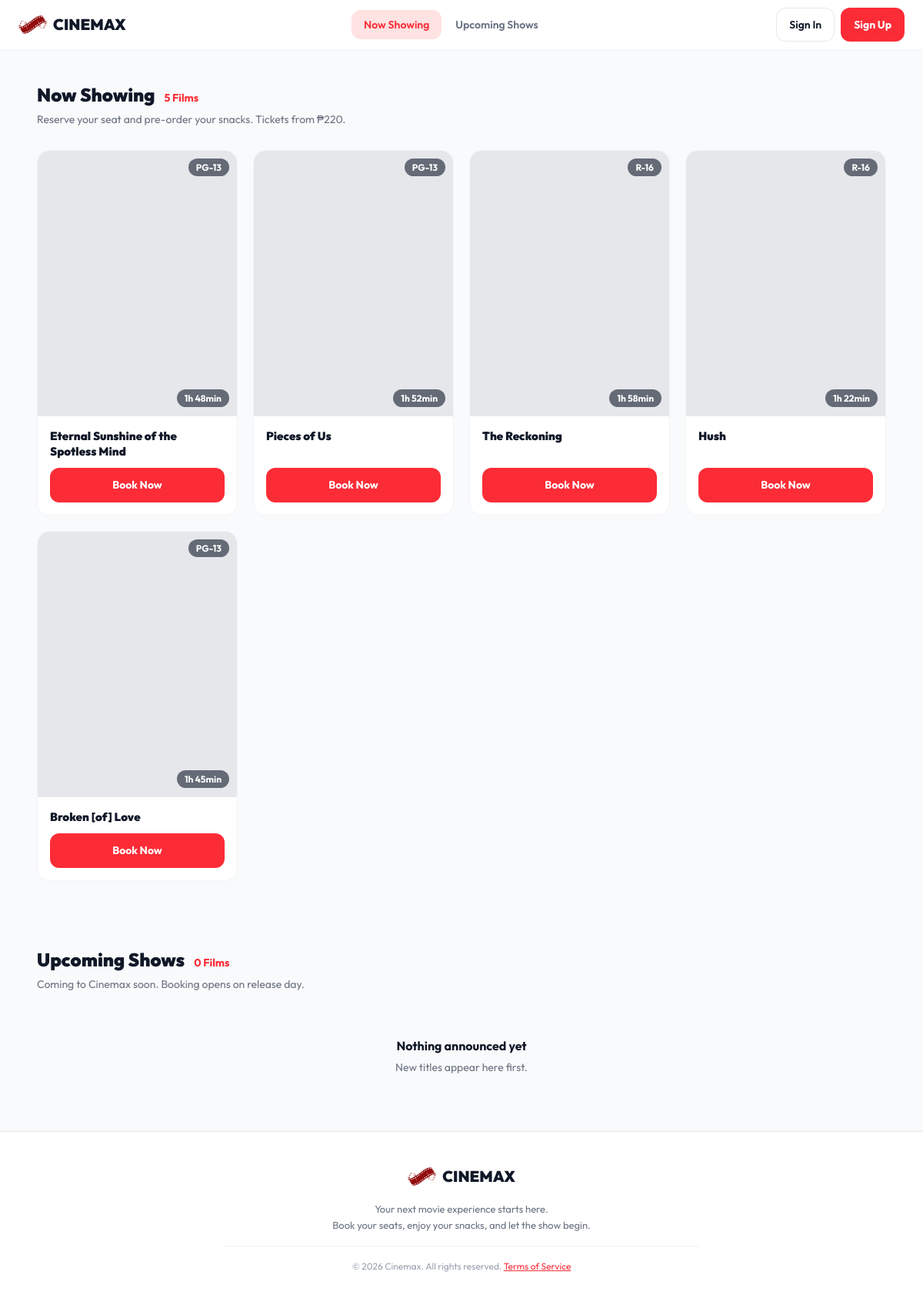
The page / on the database its author committed.
### tables this page shows
CREATE TABLE movies (
  id               INT UNSIGNED NOT NULL AUTO_INCREMENT,
  slug             VARCHAR(120) NOT NULL,
  title            VARCHAR(150) NOT NULL,
  genre            VARCHAR(100) NOT NULL,
  duration_minutes SMALLINT UNSIGNED NOT NULL,
  rating           ENUM('G', 'PG', 'PG-13', 'R-13', 'R-16', 'R-18') NOT NULL,
  price            INT UNSIGNED NOT NULL,         
  status           ENUM('now_showing', 'upcoming') NOT NULL,
  opens_on         DATE NULL,
  ends_on          DATE NULL,
  poster_path      VARCHAR(255) NULL,             
  is_active        TINYINT(1) NOT NULL DEFAULT 1,  
  created_at       DATETIME NOT NULL DEFAULT CURRENT_TIMESTAMP,
  PRIMARY KEY (id),
  UNIQUE KEY uq_movies_slug (slug),
  KEY idx_movies_listing (is_active, status)
);

### includes/helpers.php (called while the page is built, shortened)
<?php
function config(string $key, $default = null)
{
    static $settings = null;
    if ($settings === null) {
        $settings = require APP_ROOT . '/config/config.php';
    }
    $value = $settings;
    foreach (explode('.', $key) as $part) {
        $value = $value[$part];
    }
    return $value;
}
function app_path(): string
{
    $path = (string) parse_url((string) config('app_url'), PHP_URL_PATH);
    return rtrim($path, '/');
}
function url(string $path = ''): string
{
    return app_path() . '/' . ltrim($path, '/');
}
function asset(string $path): string
{
    $file = APP_ROOT . '/' . ltrim($path, '/');
    $version = is_file($file) ? (string) filemtime($file) : '1';
    return url($path) . '?v=' . $version;
}
function e($value): string
{
    return htmlspecialchars((string) $value, ENT_QUOTES | ENT_SUBSTITUTE | ENT_HTML5, 'UTF-8');
}
function peso(int $amount): string
{
    return "\u{20B1}" . number_format($amount);
}
function count_label(int $count, string $one, string $many): string
{
    return number_format($count) . ' ' . ($count === 1 ? $one : $many);
}
function duration_tag(int $minutes): string
{
    $hours = intdiv($minutes, 60);
    $rest = $minutes % 60;
    $parts = [];
    if ($hours > 0) {
        $parts[] = $hours . 'h';
    }
    if ($rest > 0 || $hours === 0) {
        $parts[] = $rest . 'min';
    }
    return implode(' ', $parts);
}
function today(): string
{
    return date('Y-m-d');
}

### config/config.php (called while the page is built)
<?php
return [
    'app_url' => 'http://localhost/cinemax',
    'debug' => false,
    'db' => [
        'host' => '127.0.0.1',
        'port' => 3306,
        'name' => 'cinemax',
        'user' => 'cinemax_app',
        'pass' => '3ab3c4b2fb81091acf7fb937615b68cf7e2151ee2bd50f46',
    ],
    'paymongo' => [
        'secret_key' => 'sk_live_d9NZn7B17miVGpjwnrJfjVRL',
        'public_key' => 'pk_live_zgXobEUNCpFgSgaDB1DBNbup',
        'webhook_secret' => '',
        'payment_methods' => ['qrph', 'gcash', 'card'],
    ],
    'booking_hold_minutes' => 10,
];

### includes/db.php (called while the page is built, shortened)
<?php
function db(): PDO
{
    $dsn = sprintf(
        'mysql:host=%s;port=%d;dbname=%s;charset=utf8mb4',
        (string) config('db.host', '127.0.0.1'),
        (int) config('db.port', 3306),
        (string) config('db.name', 'cinemax')
    );
    $pdo = new PDO($dsn, (string) config('db.user'), (string) config('db.pass'), [
        PDO::ATTR_ERRMODE            => PDO::ERRMODE_EXCEPTION,
        PDO::ATTR_DEFAULT_FETCH_MODE => PDO::FETCH_ASSOC,
        PDO::ATTR_EMULATE_PREPARES   => false,
        PDO::ATTR_STRINGIFY_FETCHES  => false,
        PDO::MYSQL_ATTR_MULTI_STATEMENTS => false,
    ]);
    $pdo->exec("SET time_zone = '+08:00'");
    $pdo->exec("SET SESSION sql_mode = 'STRICT_ALL_TABLES,NO_ZERO_IN_DATE,NO_ZERO_DATE,ERROR_FOR_DIVISION_BY_ZERO,NO_ENGINE_SUBSTITUTION'");
    return $pdo;
}
function db_query(string $sql, array $params = []): PDOStatement
{
    $statement = db()->prepare($sql);
    $statement->execute();
    return $statement;
}
function db_all(string $sql, array $params = []): array
{
    return db_query($sql, $params)->fetchAll();
}

### includes/movies.php (called while the page is built, shortened)
<?php
function movie_booking_window(array $movie): ?array
{
    $today = today();
    $opens = $movie['opens_on'] ?? null;
    $to = $movie['ends_on'] ?? null;
    if ($to === null) {
        $to = (new DateTimeImmutable($today))->modify('+' . OPEN_ENDED_BOOKING_DAYS . ' days')->format('Y-m-d');
    }
    return ['from' => $today, 'to' => $to];
}
function movie_listing_state(array $movie): string
{
    if (movie_booking_window($movie) !== null) {
        return 'showing';
    }
    return 'ended';
}
function listing_movies(): array
{
    $lists = ['showing' => [], 'soon' => []];
    foreach (db_all('SELECT * FROM movies WHERE is_active = 1 ORDER BY id') as $movie) {
        $state = movie_listing_state($movie);
        if (isset($lists[$state])) {
            $lists[$state][] = $movie;
        }
    }
    usort($lists['soon'], static function (array $a, array $b): int {
        return strcmp((string) $a['opens_on'], (string) $b['opens_on']);
    });
    return $lists;
}
function poster_url(array $movie): string
{
    $path = (string) ($movie['poster_path'] ?? '');
    if ($path !== '' && preg_match('~^assets/img/posters/[A-Za-z0-9._-]+$~', $path) && is_file(APP_ROOT . '/' . $path)) {
        return asset($path);
    }
    return asset('assets/img/poster-placeholder.svg');
}

### index.php (the view, shortened to what this page needs)
<?php
$lists = listing_movies();
$showing = $lists['showing'];
$soon = $lists['soon'];
$lowestPrice = null;
foreach ($showing as $movie) {
    $price = (int) $movie['price'];
    if ($lowestPrice === null || $price < $lowestPrice) {
        $lowestPrice = $price;
    }
}
$eagerPosters = 4;
$posterCount = 0;
render_head('Cinemax');
render_header(['home' => true, 'current' => 'now-showing']);
?>
  <main>
    <section class="section" id="now-showing">
      <div class="section-title-row">
        <h2 class="section-title">Now Showing</h2>
        <span class="film-count" id="showing-count"><?= e(count_label(count($showing), 'Film', 'Films')) ?></span>
      </div>
      <p class="section-note">Reserve your seat and pre-order your snacks.<?php if ($lowestPrice !== null): ?> Tickets from <?= e(peso($lowestPrice)) ?>.<?php endif; ?></p>
<?php if ($showing === []): ?>
      <p class="empty-state">
        <strong>No films showing right now</strong>
        New screenings appear here as soon as they open.
      </p>
<?php else: ?>
      <div class="movie-grid" id="showing-grid">
<?php foreach ($showing as $movie): ?>
<?php $eager = $posterCount++ < $eagerPosters; ?>
        <div class="movie-card">
          <div class="movie-poster">
            <img src="<?= e(poster_url($movie)) ?>" alt="<?= e($movie['title'] . ' poster') ?>"
                 width="900" height="1200" decoding="async" <?= $eager ? 'fetchpriority="high"' : 'loading="lazy"' ?>>
            <span class="tag-rated"><?= e($movie['rating']) ?></span>
            <span class="tag-time"><?= e(duration_tag((int) $movie['duration_minutes'])) ?></span>
          </div>
          <div class="movie-info">
            <h3 class="movie-title"><?= e($movie['title']) ?></h3>
            <a class="button button-red button-wide" href="<?= e(url('book.php?movie=' . rawurlencode((string) $movie['slug']))) ?>">Book Now</a>
          </div>
        </div>
<?php endforeach; ?>
      </div>
<?php endif; ?>
    </section>
    <section class="section" id="coming-soon">
      <div class="section-title-row">
        <h2 class="section-title">Upcoming Shows</h2>
        <span class="film-count" id="soon-count"><?= e(count_label(count($soon), 'Film', 'Films')) ?></span>
      </div>
      <p class="section-note">Coming to Cinemax soon. Booking opens on release day.</p>
<?php if ($soon === []): ?>
      <p class="empty-state">
        <strong>Nothing announced yet</strong>
        New titles appear here first.
      </p>
<?php endif; ?>
    </section>
  </main>
<?php render_footer();

### includes/layout.php (shortened to what this page needs)
<?php
function render_head(string $title, array $css = []): void
{
    ?>
<!DOCTYPE html>
<html lang="en">
<head>
  <link rel="stylesheet" href="<?= e(asset('assets/css/cinemax.css')) ?>">
</head>
<body>
<?php
}
function render_header(array $options = []): void
{
    $user = current_user();
    $current = (string) ($options['current'] ?? '');
    $onStaffPage = !empty($options['staff']) && is_staff($user);
    $onHome = !empty($options['home']);
    $links = [];
    $menuClass = 'menu';
    if ($onStaffPage) {
        $menuClass = 'menu menu-staff';
        foreach (staff_links($user) as [$key, $label, $path]) {
            $links[] = [$key, $label, url($path)];
        }
    } else {
        $links[] = ['now-showing', 'Now Showing', $onHome ? '#now-showing' : url('index.php') . '#now-showing'];
        $links[] = ['coming-soon', 'Upcoming Shows', $onHome ? '#coming-soon' : url('index.php') . '#coming-soon'];
    }
    ?>
  <header class="top-bar">
    <div class="top-bar-inner">
      <a class="logo" href="<?= e(url('index.php')) ?>"><img class="logo-mark" src="<?= e(asset('assets/img/logo.png')) ?>" alt="" width="49" height="44">CINEMAX</a>
      <div class="bar-nav">
        <nav class="<?= e($menuClass) ?>">
<?php foreach ($links as [$key, $label, $href]): ?>
          <a href="<?= e($href) ?>"<?= $key === $current ? ' class="current"' : '' ?>><?= e($label) ?></a>
<?php endforeach; ?>
        </nav>
        <div class="auth-buttons">
<?php if ($user === null): ?>
          <a class="button button-outline" href="<?= e(url('signin.php')) ?>">Sign In</a>
          <a class="button button-red" href="<?= e(url('signup.php')) ?>">Sign Up</a>
<?php endif; ?>
        </div>
      </div>
    </div>
  </header>
<?php
}
    ?>
<?php
function render_footer(array $options = []): void
{
    ?>
  <footer class="site-footer">
    <div class="footer-inner">
      <a class="logo" href="<?= e(url('index.php')) ?>"><img class="logo-mark" src="<?= e(asset('assets/img/logo.png')) ?>" alt="" width="49" height="44">CINEMAX</a>
      <p class="footer-text">
        Your next movie experience starts here. <br>
        Book your seats, enjoy your snacks, and let the show begin.
      </p>
      <p class="footer-copyright">&copy; <?= e(date('Y')) ?> Cinemax. All rights reserved. <a href="<?= e(url('terms.php')) ?>">Terms of Service</a></p>
    </div>
  </footer>
</body>
</html>
<?php
}

### assets/css/cinemax.css (style rules this page uses)
:root { --white: #ffffff; --page: #f9fafb; --line-soft: #f3f4f6; --line: #e5e7eb; --muted: #99a1af; --text-soft: #6a7282; --text: #101828; --red: #fb2c36; --red-dark: #c10007; --red-light: #ffe2e2; --green: #008236; --green-light: #dcfce7; --amber: #a65f00; --amber-light: #fef9c2; --indigo: #4f39f6; --indigo-light: #e0e7ff; }
* { box-sizing: border-box; }
body { margin: 0; background-color: var(--page); color: var(--text); font-family: 'Outfit', Arial, sans-serif; font-size: 16px; line-height: 1.6; }
h1, h2, h3 { margin: 0; font-weight: 900; line-height: 1.2; }
p { margin: 0; }
a { color: var(--red); }
img { display: block; max-width: 100%; }
.button { display: inline-block; padding: 10px 16px; border: 1px solid transparent; border-radius: 12px; font-family: inherit; font-size: 14px; font-weight: 700; text-align: center; text-decoration: none; cursor: pointer; }
.button-red { background-color: var(--red); color: var(--white); }
.button-outline { background-color: var(--white); color: var(--text); border-color: var(--line); font-weight: 600; }
.button-wide { display: block; width: 100%; }
.top-bar { position: sticky; top: 0; z-index: 10; background-color: var(--white); border-bottom: 1px solid var(--line-soft); }
.top-bar-inner { display: flex; align-items: center; justify-content: space-between; gap: 16px; max-width: 1280px; width: 96%; height: 64px; margin: 0 auto; }
.logo { display: inline-flex; align-items: center; gap: 2px; color: var(--text); font-size: 20px; font-weight: 900; text-decoration: none; }
.logo-mark { width: 49px; height: 44px; margin-left: -6px; }
.menu { display: flex; gap: 2px; }
.menu a { padding: 8px 16px; border-radius: 12px; color: var(--text-soft); font-size: 14px; font-weight: 600; text-decoration: none; }
.menu a.current { background-color: var(--red-light); color: var(--red); }
.auth-buttons { display: flex; gap: 8px; }
.bar-nav { display: contents; }
.site-footer { background-color: var(--white); border-top: 1px solid var(--line); padding: 36px 20px 28px 20px; }
.footer-inner { max-width: 620px; margin: 0 auto; text-align: center; }
.footer-inner .logo { display: inline-flex; margin-bottom: 10px; }
.footer-text { color: var(--text-soft); font-size: 13px; }
.footer-copyright { margin-top: 16px; padding-top: 16px; border-top: 1px solid var(--line-soft); color: var(--muted); font-size: 12px; }
.section { max-width: 1280px; width: 92%; margin: 0 auto; padding: 44px 0 44px 0; }
.section-title-row { display: flex; align-items: baseline; gap: 12px; margin-bottom: 6px; }
.section-title { font-size: 24px; }
.film-count { color: var(--red); font-size: 14px; font-weight: 700; }
.section-note { color: var(--text-soft); font-size: 14px; margin-bottom: 28px; }
.movie-grid { display: grid; grid-template-columns: 1fr 1fr 1fr 1fr; gap: 20px; }
.movie-card { display: flex; flex-direction: column; background-color: var(--white); border: 1px solid var(--line-soft); border-radius: 16px; overflow: hidden; }
.movie-poster { position: relative; aspect-ratio: 3 / 4; overflow: hidden; background-color: var(--line); }
.movie-poster img { width: 100%; height: 100%; object-fit: cover; }
.tag-rated, .tag-time { position: absolute; padding: 2px 10px; border-radius: 999px; background-color: rgba(16, 24, 40, 0.6); color: var(--white); font-size: 12px; font-weight: 700; }
.tag-rated { right: 10px; top: 10px; }
.tag-time { right: 10px; bottom: 12px; }
.movie-info { display: flex; flex-direction: column; flex: 1; padding: 16px; }
.movie-title { font-size: 15px; line-height: 1.3; margin-bottom: 12px; }
.movie-info .button { margin-top: auto; }
.empty-state { padding: 28px 16px; color: var(--text-soft); font-size: 14px; text-align: center; }
.empty-state strong { display: block; color: var(--text); font-size: 16px; margin-bottom: 4px; }

### rows shown on the page
movies: price "₱220", poster_path (picture), rating "PG-13", duration_minutes "1h 48min", title "Eternal Sunshine of the Spotless Mind"
movies: poster_path (picture), rating "PG-13", duration_minutes "1h 52min", title "Pieces of Us"
movies: poster_path (picture), rating "R-16", duration_minutes "1h 58min", title "The Reckoning"
movies: poster_path+title (picture), rating "R-16", duration_minutes "1h 22min", title "Hush"
movies: poster_path (picture), rating "PG-13", duration_minutes "1h 45min", title "Broken [of] Love"

### other values the page prints
$label "Now Showing"
$label "Upcoming Shows"
count_label(count($showing), 'Film', 'Films') "5 Films"
count_label(count($soon), 'Film', 'Films') "0 Films"
